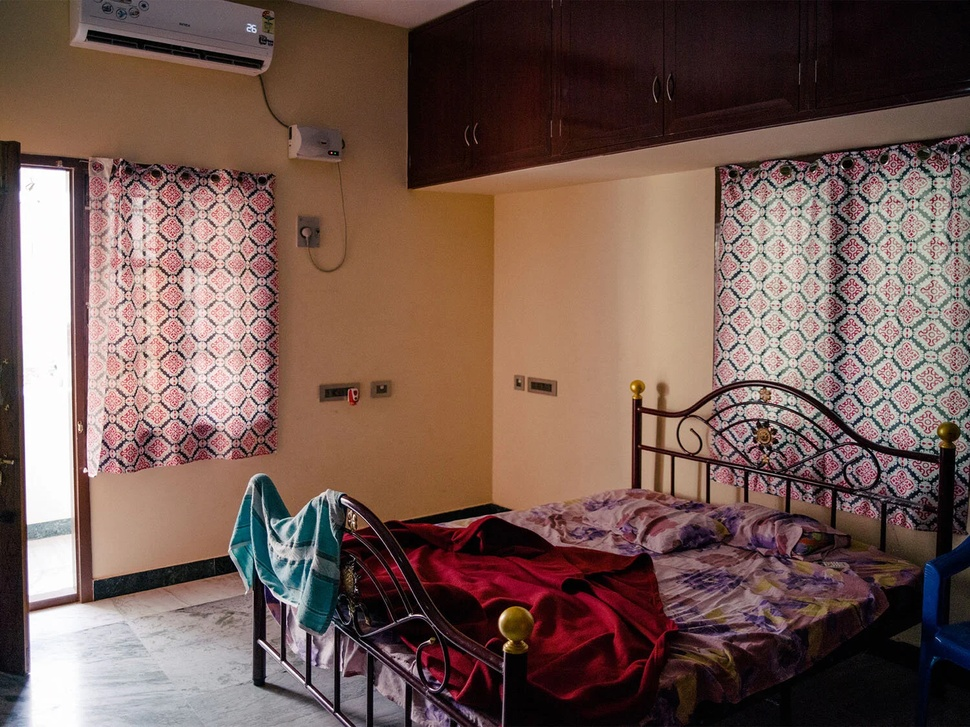
#> input picture room.jpg, 970 x 727 px, shrunk from 1500 x 1125 before the run
$ python -i renderer.py   (imports and definitions only)
#> lines starting #> are read from the running program, lines starting #| are printed output that depends on the picture
#> further down, picture is the input picture: shape (727, 970, 3); mean B, G, R 82.6, 90.4, 116.1
import cv2
import numpy as np


class RendererV2:
    def __init__(self):
        pass

    # -----------------------------
    # Utility: smooth mask edges
    # -----------------------------
    # [6 lines left out: function smooth_mask, not called in this run]

    # -----------------------------
    # Brightness enhancement (LAB)
    # -----------------------------
    def brighten_room(self, image, intensity=0.2):
#> called with intensity = 0.2
        lab = cv2.cvtColor(image, cv2.COLOR_BGR2LAB)
#> lab: shape (727, 970, 3); mean of channels 0, 1, 2 101.5, 137.6, 136.8
        l, a, b = cv2.split(lab)
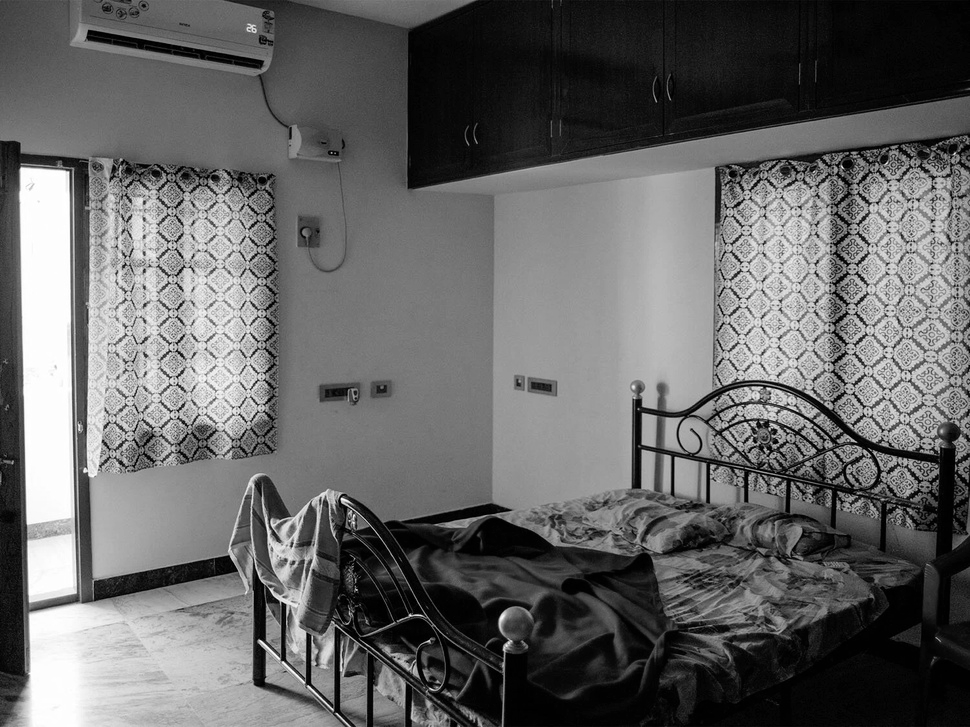
#> l: shape (727, 970); min 0, max 255, mean 101.5
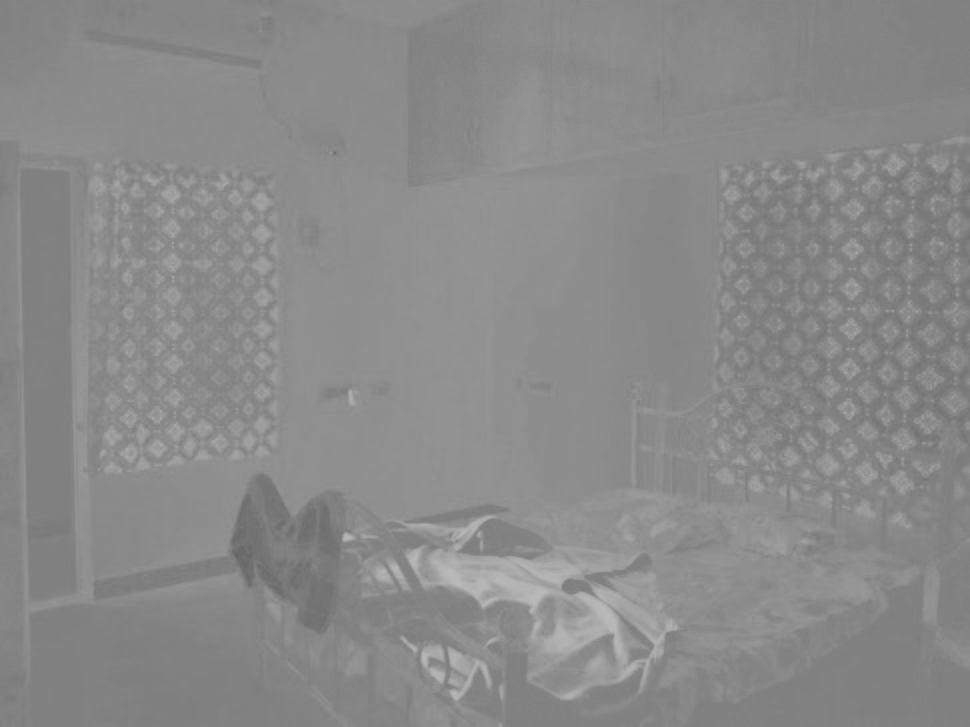
#> a: shape (727, 970); min 99, max 188, mean 137.6
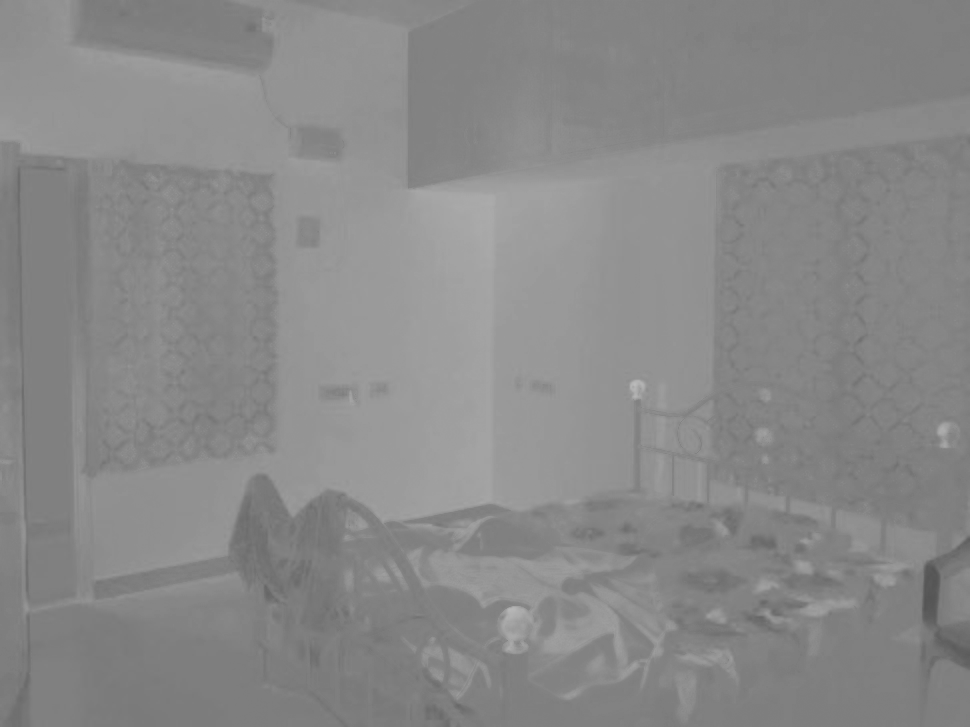
#> b: shape (727, 970); min 85, max 187, mean 136.8

        l = l.astype(np.float32)
        # INCREASED: Make brightening much more dramatic
        l = l + (intensity * 120)  # Was 50, now 120
        l = np.clip(l, 0, 255).astype(np.uint8)
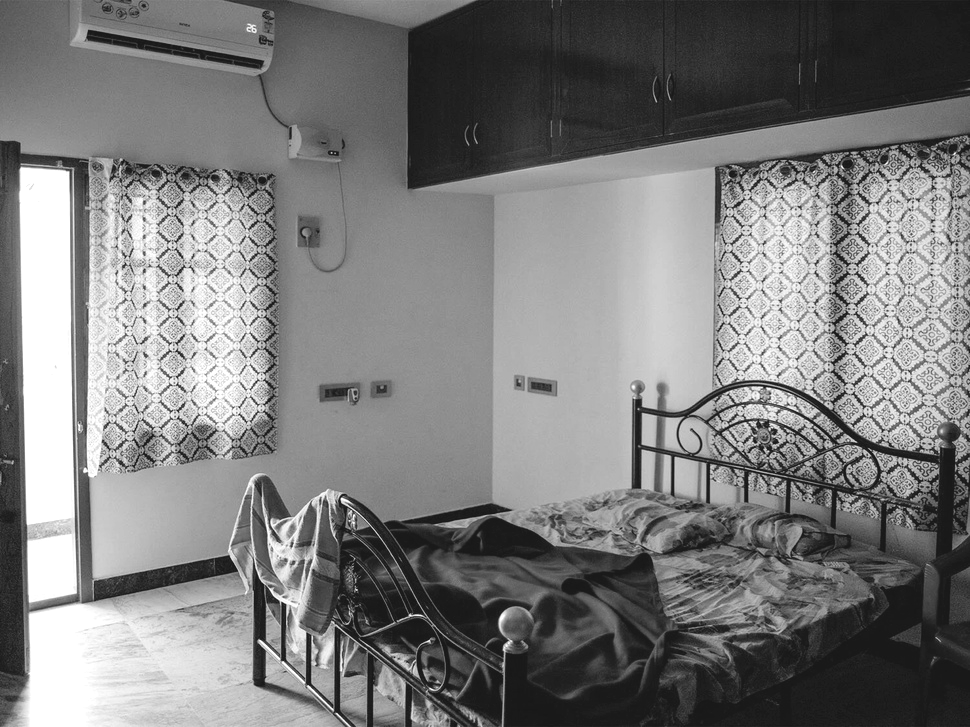
#> l: shape (727, 970); min 24, max 255, mean 124.7

        lab = cv2.merge([l, a, b])
#> lab: shape (727, 970, 3); mean of channels 0, 1, 2 124.7, 137.6, 136.8
        return cv2.cvtColor(lab, cv2.COLOR_LAB2BGR)
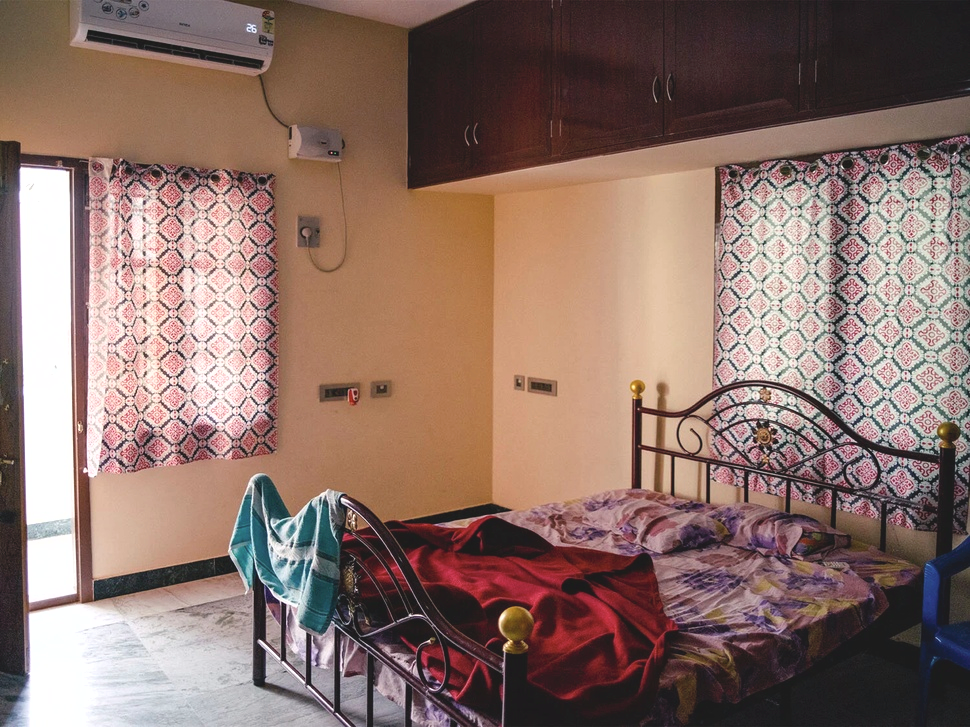
#> returned value: shape (727, 970, 3); mean B, G, R 104.8, 113.3, 139.4

    # -----------------------------
    # Wall recolor using HSV
    # -----------------------------
    # [109 lines left out: functions recolor_wall, adjust_curtain, warm_lighting, render, not called in this run]

>>> import cv2
>>> picture = cv2.imread('room.jpg')
>>> result = RendererV2().brighten_room(picture)
